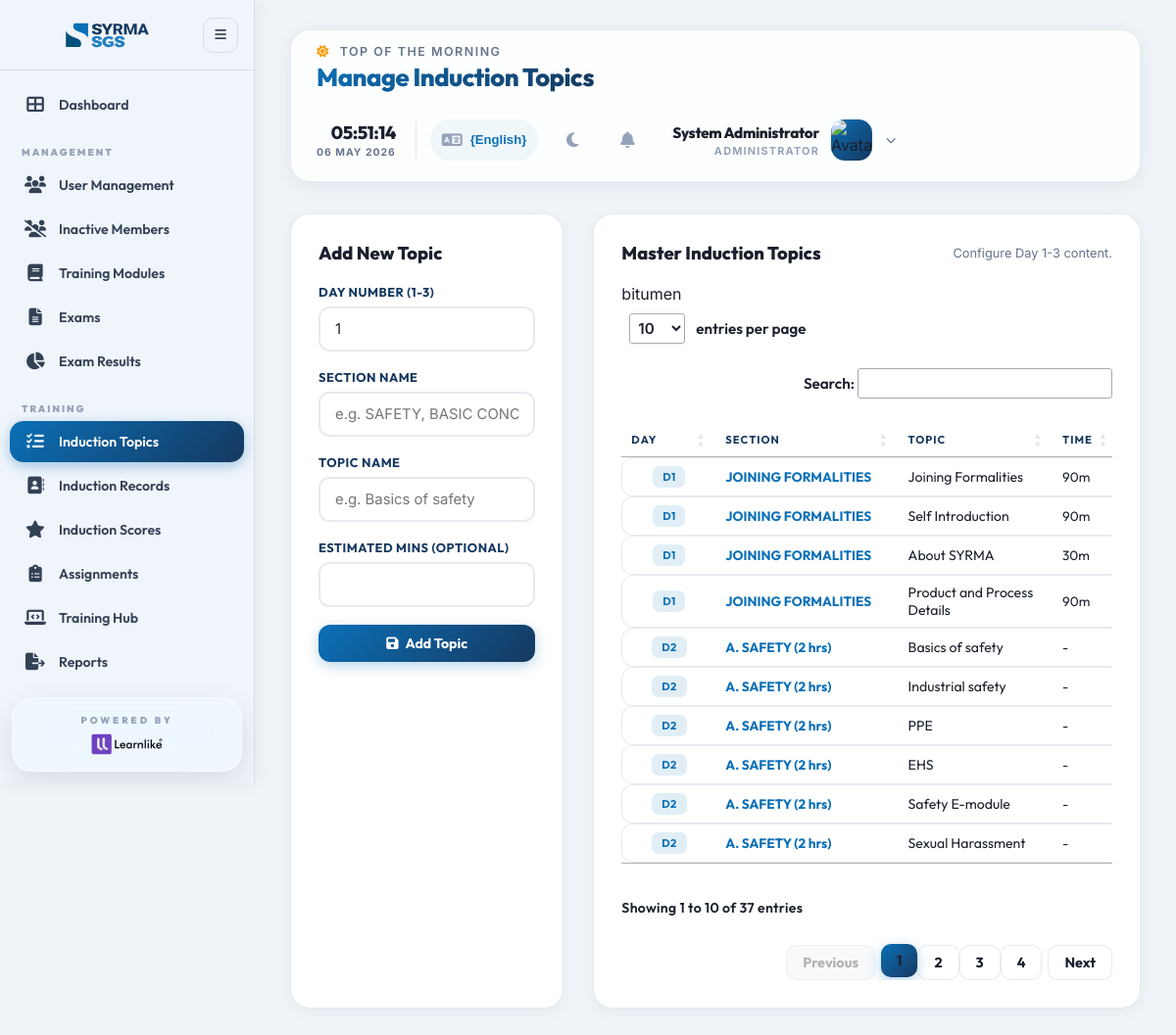
Screenshot of /admin/induction_topics.php (signed in) with the database file from the repository.
### tables this page shows
CREATE TABLE IF NOT EXISTS induction_checklist (
    id INT AUTO_INCREMENT PRIMARY KEY,
    day_number INT NOT NULL,  
    section_name VARCHAR(100),  
    topic_name VARCHAR(255) NOT NULL,
    estimated_hours DECIMAL(4,2),
    estimated_mins INT  
);

### includes/language.php (called while the page is built, shortened)
<?php
$current_lang = $_SESSION['lang'];
$lang_file = __DIR__ . "/languages/{$current_lang}.php";
if (file_exists($lang_file)) {
    $translations = require $lang_file;
} else {
    $translations = require __DIR__ . "/languages/en.php";
}
function __($key, $default = null) {
    global $translations;
    if (isset($translations[$key])) {
        return $translations[$key];
    }
    return $default ?: $key;
}
function getCurrentLang() {
    return $_SESSION['lang'] ?? 'en';
}
function getCurrentLangName() {
    $lang = getCurrentLang();
    $names = [
        'en' => 'English',
        'hi' => 'Hindi',
        'ta' => 'Tamil',
        'kn' => 'Kannada',
        'te' => 'Telugu',
        'ml' => 'Malayalam'
    ];
    return $names[$lang] ?? 'English';
}
?>

### includes/functions.php (called while the page is built, shortened)
<?php
function e($text) {
    return htmlspecialchars($text, ENT_QUOTES, 'UTF-8');
}
function isActive($page) {
    return basename($_SERVER['PHP_SELF']) == $page ? 'active' : '';
}
?>

### admin/induction_topics.php (the view, shortened to what this page needs)
<?php
require_once '../includes/layout.php';
$edit_topic = null;
renderHeader(__('manage_induction_topics'));
renderSidebar('admin');
?>
<div class="grid" style="display: grid; grid-template-columns: 1fr 2fr; gap: 30px;">
    <div class="card">
        <h3><?php echo $edit_topic ? __('edit_topic') : __('add_new_topic'); ?></h3>
        <form method="POST" style="margin-top: 20px;">
            <div class="form-group">
                <label class="form-label"><?php echo __('day_number_1_3'); ?></label>
                <input type="number" name="day_number" class="form-control" min="1" max="3" value="<?php echo $edit_topic['day_number'] ?? '1'; ?>" required>
            </div>
            <div class="form-group">
                <label class="form-label"><?php echo __('section_name'); ?></label>
                <input type="text" name="section_name" class="form-control" placeholder="<?php echo __('eg_safety_basic_concepts'); ?>" value="<?php echo e($edit_topic['section_name'] ?? ''); ?>" required>
            </div>
            <div class="form-group">
                <label class="form-label"><?php echo __('topic_name'); ?></label>
                <input type="text" name="topic_name" class="form-control" placeholder="<?php echo __('eg_basics_of_safety'); ?>" value="<?php echo e($edit_topic['topic_name'] ?? ''); ?>" required>
            </div>
            <div class="form-group">
                <label class="form-label"><?php echo __('estimated_mins_optional'); ?></label>
                <input type="number" name="estimated_mins" class="form-control" value="<?php echo $edit_topic['estimated_mins'] ?? ''; ?>">
            </div>
            <div style="display: flex; gap: 10px;">
                <button type="submit" name="save_topic" class="btn btn-primary" style="flex: 1;">
                    <i class="fas fa-save"></i> <?php echo $edit_topic ? __('update_topic') : __('add_topic'); ?>
                </button>
            </div>
        </form>
    </div>
    <div class="card">
        <div style="display: flex; justify-content: space-between; align-items: center; margin-bottom: 20px;">
            <h3><?php echo __('master_induction_topics'); ?></h3>
            <span style="font-size: 0.8rem; color: var(--text-muted);"><?php echo __('configure_day_1_3_content'); ?></span>
        </div>
        <div class="table-container">
            <table>
                <thead>
                    <tr>
                        <th style="width: 60px;"><?php echo __('Day'); ?></th>
                        <th><?php echo __('section'); ?></th>
                        <th><?php echo __('topic'); ?></th>
                        <th><?php echo __('time'); ?></th>
                    </tr>
                </thead>
                <tbody>
                    <?php
                    $stmt = $pdo->query("SELECT * FROM induction_checklist ORDER BY day_number, id");
                    while ($row = $stmt->fetch()):
                    ?>
                    <tr>
                        <td style="text-align: center;"><span class="badge badge-info">D<?php echo $row['day_number']; ?></span></td>
                        <td style="font-size: 0.85rem; font-weight: bold; color: var(--primary-blue);"><?php echo e($row['section_name']); ?></td>
                        <td><?php echo e($row['topic_name']); ?></td>
                        <td style="font-size: 0.85rem;"><?php echo $row['estimated_mins'] ? $row['estimated_mins'] . 'm' : '-'; ?></td>
                    </tr>
                    <?php endwhile; ?>
                </tbody>
            </table>
        </div>
    </div>
</div>
<?php renderFooter(); ?>

### includes/layout.php (shortened to what this page needs)
<?php
require_once 'functions.php';
function renderHeader($title) {
    $currentPageTitle = $title;
?>
<!DOCTYPE html>
<html lang="<?php echo getCurrentLang(); ?>">
<head>
    <link rel="stylesheet" href="<?php echo BASE_URL; ?>assets/css/style.css?v=2.6">
    <link rel="stylesheet" href="https://cdnjs.cloudflare.com/ajax/libs/font-awesome/6.4.0/css/all.min.css">
    <link rel="stylesheet" href="https://cdn.datatables.net/1.13.6/css/jquery.dataTables.min.css">
    <link rel="stylesheet" href="https://cdn.datatables.net/responsive/2.5.0/css/responsive.dataTables.min.css">
</head>
<body class="animate-in lang-<?php echo getCurrentLang(); ?>">
    <div class="app-container">
<?php
}
function renderSidebar($role) {
?>
    <aside class="sidebar">
        <div class="sidebar-header">
            <div class="sidebar-logo-wrap" onclick="toggleSidebar()">
                <img src="<?php echo BASE_URL; ?>assets/img/profiles/logo.svg" alt="Syrma SGS">
            </div>
            <button class="hamburger-btn" onclick="toggleSidebar()">
                <i class="fas fa-bars"></i>
            </button>
        </div>
        <nav class="sidebar-menu">
            <a href="<?php echo BASE_URL . $role; ?>/dashboard.php" class="menu-item <?php echo isActive('dashboard.php'); ?>" data-label="Dashboard">
                <i class="fas fa-th-large"></i>
                <span class="menu-text"><?php echo __('dashboard'); ?></span>
            </a>
            <?php if ($role == 'admin' || $role == 'management'): ?>
            <div class="sidebar-label"><?php echo __('management'); ?></div>
            <?php endif; ?>
            <?php if ($role == 'admin'): ?>
            <a href="<?php echo BASE_URL; ?>admin/users.php" class="menu-item <?php echo isActive('users.php'); ?>" data-label="Users">
                <i class="fas fa-users"></i>
                <span class="menu-text"><?php echo __('user_management'); ?></span>
            </a>
            <a href="<?php echo BASE_URL; ?>admin/inactive_users.php" class="menu-item <?php echo isActive('inactive_users.php'); ?>" data-label="Inactive Users">
                <i class="fas fa-users-slash"></i>
                <span class="menu-text"><?php echo __('inactive_members'); ?></span>
            </a>
            <a href="<?php echo BASE_URL; ?>admin/modules.php" class="menu-item <?php echo isActive('modules.php'); ?>" data-label="Modules">
                <i class="fas fa-book"></i>
                <span class="menu-text"><?php echo __('training_modules'); ?></span>
            </a>
            <a href="<?php echo BASE_URL; ?>admin/exams.php" class="menu-item <?php echo isActive('exams.php'); ?>" data-label="Exams">
                <i class="fas fa-file-alt"></i>
                <span class="menu-text"><?php echo __('exams'); ?></span>
            </a>
            <a href="<?php echo BASE_URL; ?>admin/results.php" class="menu-item <?php echo isActive('results.php'); ?>" data-label="Results">
                <i class="fas fa-chart-pie"></i>
                <span class="menu-text"><?php echo __('exam_results'); ?></span>
            </a>
            <div class="sidebar-label"><?php echo __('training'); ?></div>
            <a href="<?php echo BASE_URL; ?>admin/induction_topics.php" class="menu-item <?php echo isActive('induction_topics.php'); ?>" data-label="Induction">
                <i class="fas fa-list-check"></i>
                <span class="menu-text"><?php echo __('induction_topics'); ?></span>
            </a>
            <a href="<?php echo BASE_URL; ?>admin/induction_records.php" class="menu-item <?php echo isActive('induction_records.php'); ?>" data-label="Records">
                <i class="fas fa-address-book"></i>
                <span class="menu-text"><?php echo __('induction_records'); ?></span>
            </a>
            <a href="<?php echo BASE_URL; ?>admin/score_sheet_entry.php" class="menu-item <?php echo isActive('score_sheet_entry.php'); ?>" data-label="Scores">
                <i class="fas fa-star"></i>
                <span class="menu-text"><?php echo __('induction_scores'); ?></span>
            </a>
            <a href="<?php echo BASE_URL; ?>admin/assignments.php" class="menu-item <?php echo isActive('assignments.php'); ?>" data-label="Assignments">
                <i class="fas fa-clipboard-list"></i>
                <span class="menu-text"><?php echo __('assignments'); ?></span>
            </a>
            <a href="<?php echo BASE_URL; ?>admin/training_hub.php" class="menu-item <?php echo isActive('training_hub.php'); ?>" data-label="Training Hub">
                <i class="fas fa-laptop-code"></i>
                <span class="menu-text"><?php echo __('training_hub'); ?></span>
            </a>
            <a href="<?php echo BASE_URL; ?>admin/reports.php" class="menu-item <?php echo isActive('reports.php'); ?>" data-label="Reports">
                <i class="fas fa-file-export"></i>
                <span class="menu-text"><?php echo __('reports'); ?></span>
            </a>
            <?php endif; ?>
        </nav>
        <div class="powered-by-bar">
            <div class="pb-label">Powered by</div>
            <img src="<?php echo BASE_URL; ?>assets/img/profiles/powered_by.svg" alt="Learnlike">
        </div>
    </aside>
    <main class="main-content">
        <header class="header">
            <div style="display:flex; align-items:center; gap:15px;">
                <div>
                    <div class="page-subtitle">
                    <i class="fas fa-sun" style="margin-right: 5px; color: var(--warning);"></i>
                    <?php
                    $hour = date('H');
                    if ($hour < 12) echo __('top_morning');
                    elseif ($hour < 17) echo __('brilliant_afternoon');
                    else echo __('excellent_evening');
                    ?>
                </div>
                <h1 class="page-title" style="margin:0;">
                    <?php
                    global $currentPageTitle;
                    if (isset($currentPageTitle) && !empty($currentPageTitle)) {
                        echo $currentPageTitle;
                    }
                    ?>
                </h1>
            </div>
        </div>
        <div class="header-actions">
                <div class="header-clock">
                    <div class="time" id="clock-time">00:00:00</div>
                    <div class="date"><?php echo date('d M Y'); ?></div>
                </div>
                <div class="notif-dropdown-wrap">
                    <button class="icon-btn" onclick="toggleLangMenu()" title="<?php echo __('switch_language'); ?>" style="width: auto; padding: 0 12px; border-radius: 20px; display: flex; gap: 8px; background: rgba(11,112,183,0.05);">
                        <i class="fas fa-language"></i>
                        <span class="notranslate" style="font-size: 0.82rem; font-weight: 700; color: var(--primary-blue);">{<?php echo getCurrentLangName(); ?>}</span>
                    </button>
                </div>
                <button class="icon-btn" id="themeToggleBtn" onclick="toggleTheme()" title="Switch Theme">
                </button>
                <div class="notif-dropdown-wrap">
                    <button class="icon-btn" onclick="toggleNotifMenu()">
                        <i class="fas fa-bell"></i>
                    </button>
                </div>
                <div class="profile-dropdown-wrap">
                    <div class="profile-trigger" id="profileTrigger" onclick="toggleProfileMenu()">
                        <div style="text-align: right; display: block;">
                            <div class="pm-name"><?php echo htmlspecialchars($_SESSION['full_name']); ?></div>
                            <div class="pm-role"><?php
                                $roleKey = $_SESSION['role'];
                                echo strtoupper(__($roleKey));
                            ?></div>
                        </div>
                        <div class="user-avatar">
                            <?php if (!empty($_SESSION['photo_path'])): ?>
                                <img src="<?php echo BASE_URL . $_SESSION['photo_path']; ?>" alt="Avatar">
                            <?php else: ?>
                                <i class="fas fa-user-shield"></i>
                            <?php endif; ?>
                        </div>
                        <i class="fas fa-chevron-down chevron"></i>
                    </div>
                </div>
            </div>
        </header>
<?php
}
function renderFooter() {
?>
    </main>
    </div>
</body>
</html>
<?php
}
?>

### includes/layout.php (style rules this page uses)
:root { --hindi-font: 'Noto Sans Devanagari', sans-serif; --tamil-font: 'Noto Sans Tamil', sans-serif; --kannada-font: 'Noto Sans Kannada', sans-serif; --telugu-font: 'Noto Sans Telugu', sans-serif; --malayalam-font: 'Noto Sans Malayalam', sans-serif; }
body { top: 0 !important; }

### rows the page displays
induction_checklist: day_number "1", section_name "JOINING FORMALITIES", topic_name "Joining Formalities", estimated_mins "90"
induction_checklist: day_number "1", section_name "JOINING FORMALITIES", topic_name "Self Introduction", estimated_mins "90"
induction_checklist: day_number "1", section_name "JOINING FORMALITIES", topic_name "About SYRMA", estimated_mins "30"
induction_checklist: day_number "1", section_name "JOINING FORMALITIES", topic_name "Product and Process Details", estimated_mins "90"
induction_checklist: day_number "2", section_name "A. SAFETY (2 hrs)", topic_name "Basics of safety"
induction_checklist: day_number "2", section_name "A. SAFETY (2 hrs)", topic_name "Industrial safety"
induction_checklist: day_number "2", section_name "A. SAFETY (2 hrs)", topic_name "PPE"
induction_checklist: day_number "2", section_name "A. SAFETY (2 hrs)", topic_name "EHS"
induction_checklist: day_number "2", section_name "A. SAFETY (2 hrs)", topic_name "Safety E-module"
induction_checklist: day_number "2", section_name "A. SAFETY (2 hrs)", topic_name "Sexual Harassment"

### other values shown
__('dashboard') "Dashboard"
__('management') "MANAGEMENT"
__('user_management') "User Management"
__('inactive_members') "Inactive Members"
__('training_modules') "Training Modules"
__('exams') "Exams"
__('exam_results') "Exam Results"
__('training') "TRAINING"
__('induction_topics') "Induction Topics"
__('induction_records') "Induction Records"
__('induction_scores') "Induction Scores"
__('assignments') "Assignments"
__('training_hub') "Training Hub"
__('reports') "Reports"
__('top_morning') "TOP OF THE MORNING"
